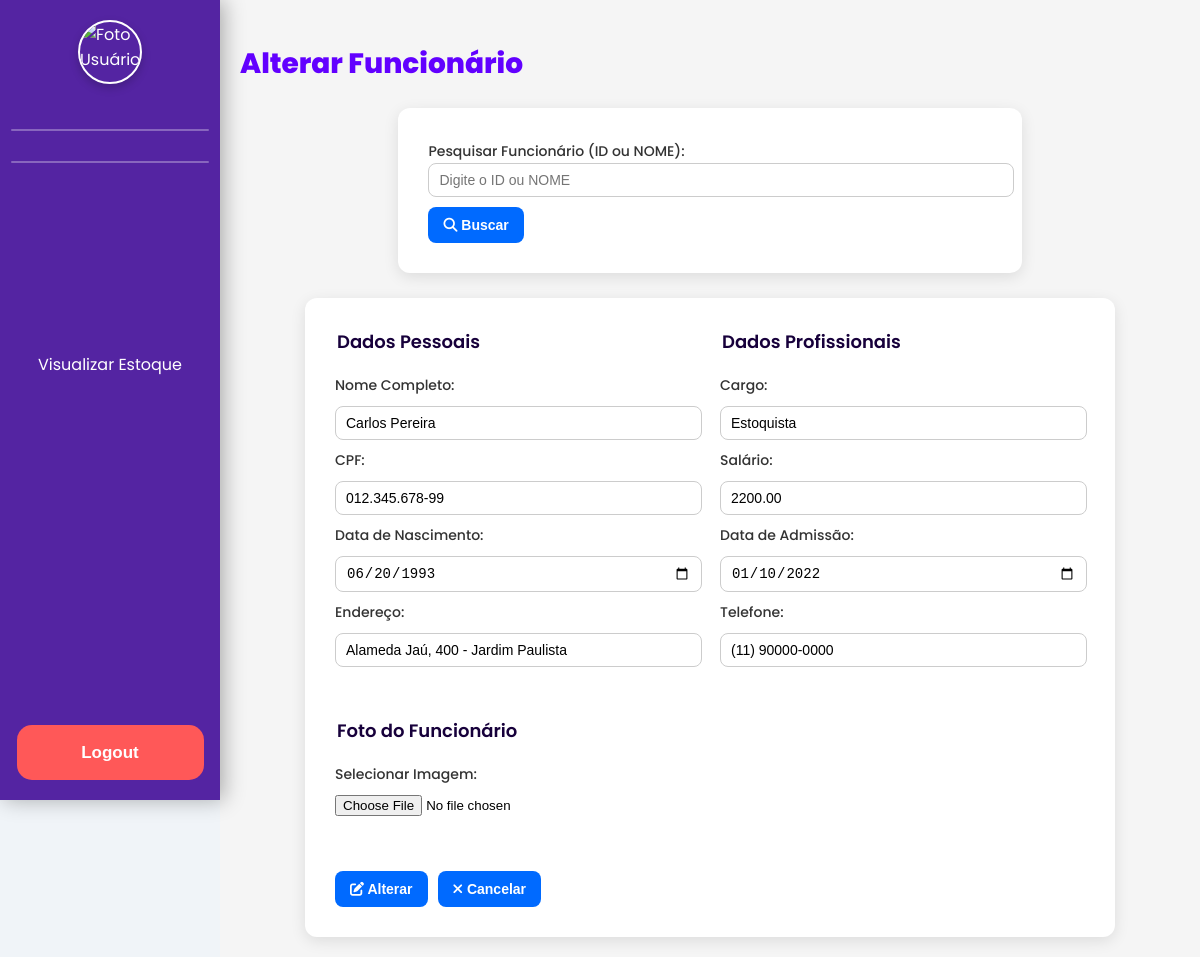
The page /Site_Senna/alterar_funcionario.php?busca=3 on the database its author committed.
### tables this page shows
CREATE TABLE IF NOT EXISTS `funcionario` (
  `id_funcionario` int NOT NULL AUTO_INCREMENT,
  `id_usuario` int NOT NULL,
  `nome_funcionario` varchar(191) NOT NULL,
  `cargo` varchar(70) DEFAULT NULL,
  `salario` decimal(10,2) DEFAULT NULL,
  `endereco` varchar(191) DEFAULT NULL,
  `imagem` longblob,
  `cpf` varchar(14) DEFAULT NULL,
  `telefone` varchar(15) DEFAULT NULL,
  `data_admissao` date DEFAULT NULL,
  `data_nascimento` date DEFAULT NULL,
  PRIMARY KEY (`id_funcionario`),
  UNIQUE KEY `id_usuario` (`id_usuario`),
  UNIQUE KEY `cpf` (`cpf`)
);

### Site_Senna/alterar_funcionario.php (the view, shortened to what this page needs)
<?php
require_once 'includes/conexao.php';
$funcionario = [];
if (!empty($_GET['busca'])) {
    $busca = $_GET['busca'];
    if (is_numeric($busca)) {
        $stmt = $pdo->prepare("SELECT * FROM funcionario WHERE id_funcionario = :id");
        $stmt->execute([':id' => $busca]);
        $funcionario = $stmt->fetch(PDO::FETCH_ASSOC);
    }
}
?>
<!DOCTYPE html>
<html lang="pt-BR">
<head>
    <link rel="stylesheet" href="css/main_css.css">
    <link rel="stylesheet" href="https://cdnjs.cloudflare.com/ajax/libs/font-awesome/6.4.0/css/all.min.css">
</head>
<body>
    <?php include_once 'includes/sidebar.php'; ?>
    <div class="container">
        <div class="conteudo">
            <div class="titulo">
                <h2>Alterar Funcionário</h2>
            </div>
            <div class="formulario-coluna">
                <form action="alterar_funcionario.php" method="get">
                    <label for="busca_funcionario">Pesquisar Funcionário (ID ou NOME):</label>
                    <input type="text" id="busca" name="busca" placeholder="Digite o ID ou NOME" min="1" required>
                    <button type="submit" class="botao"><i class="fa-solid fa-search"></i> Buscar</button>
                </form>
            </div>
<br>
            <form action="backend/funcionario/processa_alteracao_funcionario.php" method="post" enctype="multipart/form-data">
                <div class="formulario-linhas">
                    <div class="formulario-coluna cliente-coluna">
                        <legend>Dados Pessoais</legend>
                        <label for="nome">Nome Completo:</label>
                        <input type="text" id="nome" name="nome"
                            value="<?= htmlspecialchars($funcionario['nome_funcionario'] ?? '') ?>">
                        <label for="cpf">CPF:</label>
                        <input type="text" id="cpf" name="cpf" placeholder="000.000.000-00"
                            value="<?= htmlspecialchars($funcionario['cpf'] ?? '') ?>">
                        <label for="nascimento">Data de Nascimento:</label>
                        <input type="date" id="nascimento" name="nascimento"
                            value="<?= htmlspecialchars($funcionario['data_nascimento'] ?? '') ?>">
                        <label for="endereco">Endereço:</label>
                        <input type="text" id="endereco" name="endereco" placeholder="Rua, 123, Bairro, Cidade - UF"
                            value="<?= htmlspecialchars($funcionario['endereco'] ?? '') ?>">
                    </div>
<br>
                    <div class="formulario-coluna cliente-coluna">
                        <legend>Dados Profissionais</legend>
                        <label for="cargo">Cargo:</label>
                        <input type="text" id="cargo" name="cargo"
                            value="<?= htmlspecialchars($funcionario['cargo'] ?? '') ?>">
                        <label for="salario">Salário:</label>
                        <input type="text" id="salario" name="salario"
                            value="<?= htmlspecialchars($funcionario['salario'] ?? '') ?>">
                        <label for="admissao">Data de Admissão:</label>
                        <input type="date" id="admissao" name="admissao"
                            value="<?= htmlspecialchars($funcionario['data_admissao'] ?? '') ?>">
                        <label for="telefone">Telefone:</label>
                        <input type="text" id="telefone" name="telefone" placeholder="(xx) xxxxx-xxxx"
                            value="<?= htmlspecialchars($funcionario['telefone'] ?? '') ?>">
                    </div>
<br>
<br>
<br>
                </div>
                <br>
                    <br>
                    <div class="formulario-linhas">
                        <div class="formulario-coluna usuario-coluna">
                            <legend>Foto do Funcionário</legend>
                            <label for="foto">Selecionar Imagem:</label>
                            <input type="file" id="foto" name="foto" accept="image/*">
                        </div>
                    </div>
<br>
                <div class="botoes">
                    <button type="submit"><i class="fa-solid fa-pen-to-square"></i> Alterar</button>
                    <button type="reset"><i class="fa-solid fa-xmark"></i> Cancelar</button>
                </div>
            </form>
                </div>
            </div>
</body>
</html>

### Site_Senna/css/main_css.css (style rules this page uses)
:root { --cor-padrao:#5424A2; --cor-padrao-hover:#6e21ea; --cor-fonte:#ffffff; --cor-fonte-p:#555555; --cor-btn:#264653; --cor-btn-hover:rgb(98, 0, 255); --cor-btn-fonte:#ffffff; --cor-fonte-corpo:#333333; --cor-fonte-corpo-leve:#777777; --cor-bg:#f0f4f8; }
body, html { margin: 0; padding: 0; font-family: 'Poppins', sans-serif; background-color: var(--cor-bg); }
.container { margin-left: 220px; padding: 20px; font-family: 'Poppins', sans-serif; background-color: #f5f5f5; min-height: 100vh; transition: margin-left 0.3s ease; }
form { background-color: #ffffff; padding: 30px; border-radius: 12px; box-shadow: 0 4px 15px rgba(0,0,0,0.1); margin: 0 auto; max-width: 750px; }
.formulario-linhas { display: flex; gap: 20px; flex-wrap: wrap; }
.formulario-coluna { flex: 1; min-width: 250px; display: flex; flex-direction: column; gap: 10px; }
legend { font-weight: 600; margin-bottom: 10px; font-size: 16px; color: #1B4D3E; }
label { font-size: 14px; font-weight: 500; color: #333; }
input[type="text"], input[type="email"], input[type="password"], input[type="number"], input[type="date"], select { padding: 8px 10px; border: 1px solid #ccc; border-radius: 8px; font-size: 14px; width: 100%; transition: 0.2s; }
button.botao, .botoes button { background-color: #006aff; color: #fff; border: none; padding: 10px 15px; border-radius: 8px; font-size: 14px; font-weight: 600; cursor: pointer; transition: 0.2s; margin-top: 10px; }
.botoes { display: flex; gap: 10px; margin-top: 20px; }
h2 { color: #6200ff; font-size: 28px; font-weight: 800; }
legend { color: #17003b; font-size: 18px; }

### rows shown on the page
funcionario: nome "Carlos Pereira", cpf "012.345.678-99", nascimento "06/20/1993", endereco "Alameda Jaú, 400 - Jardim Paulista", cargo "Estoquista", salario "2200.00", admissao "01/10/2022", telefone "(11) 90000-0000"
